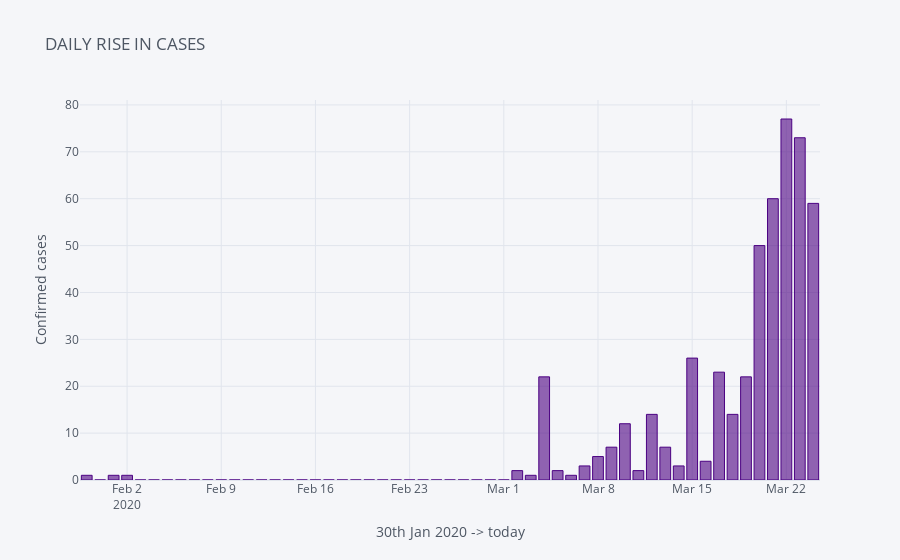

Notebook code for this chart:
### Code cell
india['Rise'].iplot(kind='bar', sharing='public', title='DAILY RISE IN CASES', colors={'Rise':'indigo'}, width=2.5
                    ,xTitle='30th Jan 2020 -> today', yTitle='Confirmed cases')

### Figure 1 — Plotly figure (JSON) as saved in the notebook; plotly's stock layout.template omitted (floating-point values rounded to 4 significant figures)
{"data": [{"marker": {"color": "rgba(75, 0, 130, 0.6)", "line": {"color": "indigo", "width": 1}}, "name": "Rise", "orientation": "v", "text": "", "type": "bar", "x": ["2020-01-30", "2020-01-31", "2020-02-01", "2020-02-02", "2020-02-03", "2020-02-04", "2020-02-05", "2020-02-06", "2020-02-07", "2020-02-08", "2020-02-09", "2020-02-10", "2020-02-11", "2020-02-12", "2020-02-13", "2020-02-14", "2020-02-15", "2020-02-16", "2020-02-17", "2020-02-18", "2020-02-19", "2020-02-20", "2020-02-21", "2020-02-22", "2020-02-23", "2020-02-24", "2020-02-25", "2020-02-26", "2020-02-27", "2020-02-28", "2020-02-29", "2020-03-01", "2020-03-02", "2020-03-03", "2020-03-04", "2020-03-05", "2020-03-06", "2020-03-07", "2020-03-08", "2020-03-09", "2020-03-10", "2020-03-11", "2020-03-12", "2020-03-13", "2020-03-14", "2020-03-15", "2020-03-16", "2020-03-17", "2020-03-18", "2020-03-19", "2020-03-20", "2020-03-21", "2020-03-22", "2020-03-23", "2020-03-24"], "y": [1, 0, 1, 1, 0, 0, 0, 0, 0, 0, 0, 0, 0, 0, 0, 0, 0, 0, 0, 0, 0, 0, 0, 0, 0, 0, 0, 0, 0, 0, 0, 0, 2, 1, 22, 2, 1, 3, 5, 7, 12, 2, 14, 7, 3, 26, 4, 23, 14, 22, 50, 60, 77, 73, 59]}], "layout": {"legend": {"bgcolor": "#F5F6F9", "font": {"color": "#4D5663"}}, "paper_bgcolor": "#F5F6F9", "plot_bgcolor": "#F5F6F9", "title": {"font": {"color": "#4D5663"}, "text": "DAILY RISE IN CASES"}, "xaxis": {"gridcolor": "#E1E5ED", "showgrid": true, "tickfont": {"color": "#4D5663"}, "title": {"font": {"color": "#4D5663"}, "text": "30th Jan 2020 -> today"}, "zerolinecolor": "#E1E5ED"}, "yaxis": {"gridcolor": "#E1E5ED", "showgrid": true, "tickfont": {"color": "#4D5663"}, "title": {"font": {"color": "#4D5663"}, "text": "Confirmed cases"}, "zerolinecolor": "#E1E5ED"}}}
